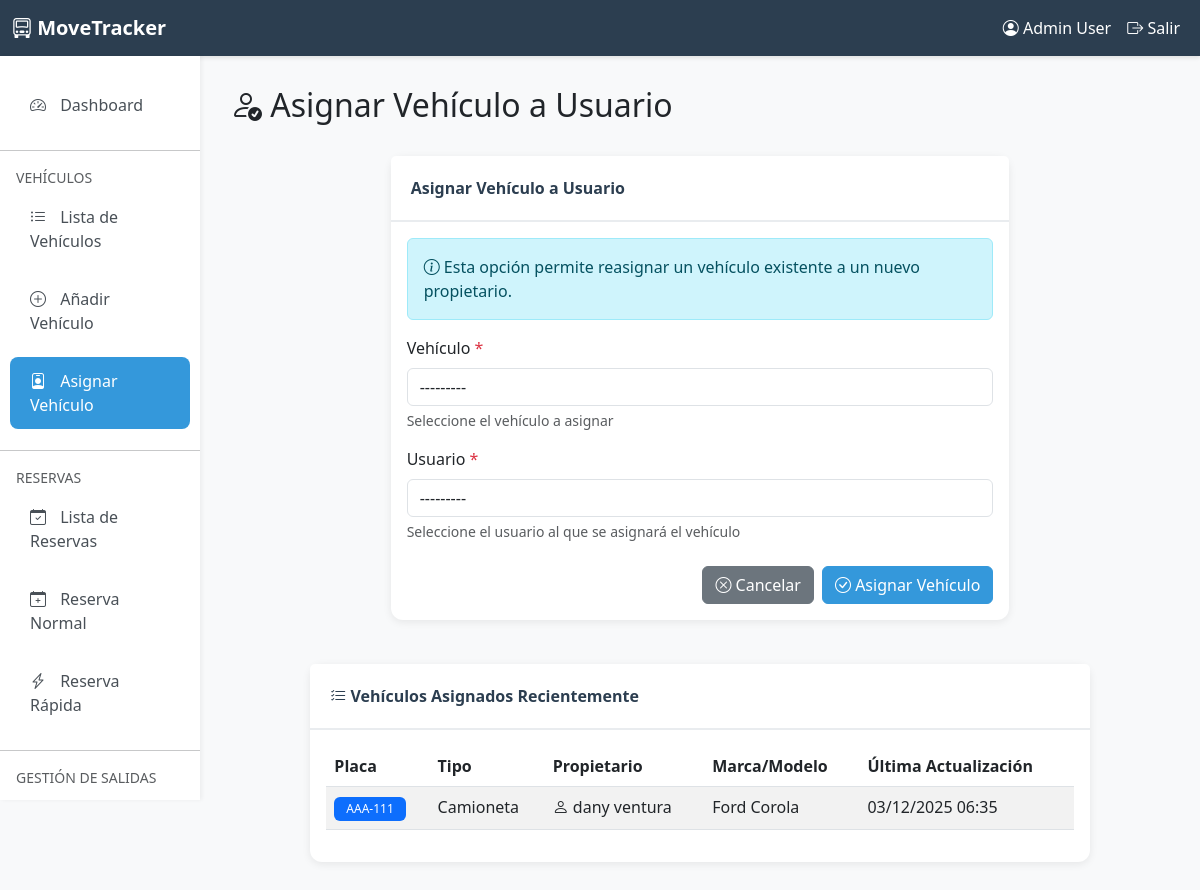
Page /parking/vehicles/assign/ (signed in) on the earlier database version.
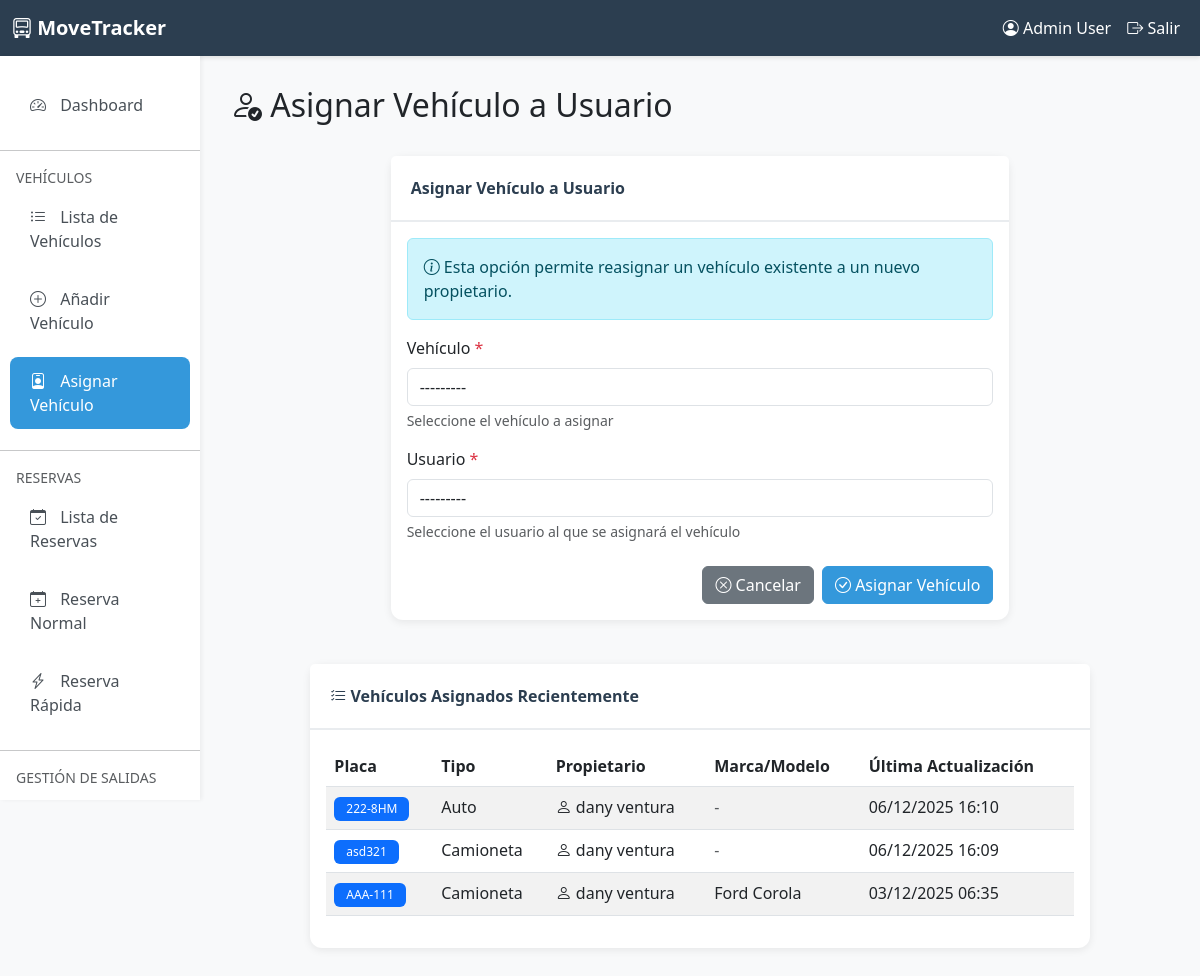
Same page on the later database version.
### parking/models.py (models this page shows, shortened)
class Vehicle(models.Model):
    owner = models.ForeignKey(
        User,
        on_delete=models.CASCADE,
        related_name='vehicles',
        verbose_name='Propietario',
        null=True,
        blank=True
    )
    vehicle_type = models.CharField(
        max_length=20,
        choices=VehicleType.choices,
        verbose_name='Tipo de Vehículo'
    )
    brand = models.CharField(
        max_length=50,
        null=True,
        blank=True,
        verbose_name='Marca',
        help_text='Marca del vehículo (opcional)'
    )
    model = models.CharField(
        max_length=50,
        null=True,
        blank=True,
        verbose_name='Modelo',
        help_text='Modelo del vehículo (opcional)'
    )
    year = models.PositiveIntegerField(
        null=True,
        blank=True,
        verbose_name='Año',
        validators=[MinValueValidator(1900), MaxValueValidator(2100)],
        help_text='Año de fabricación (opcional)'
    )
    color = models.CharField(max_length=30, verbose_name='Color')
    license_plate = models.CharField(
        max_length=20,
        unique=True,
        verbose_name='Placa',
        help_text='Número de placa del vehículo'
    )
    is_active = models.BooleanField(default=True, verbose_name='Activo')
    created_at = models.DateTimeField(auto_now_add=True, verbose_name='Fecha de Registro')
    updated_at = models.DateTimeField(auto_now=True, verbose_name='Última Actualización')
    registered_by = models.ForeignKey(
        User,
        on_delete=models.SET_NULL,
        null=True,
        related_name='registered_vehicles',
        verbose_name='Registrado por'
    )
    class Meta:
        verbose_name = 'Vehículo'
        verbose_name_plural = 'Vehículos'
        ordering = ['-created_at']
        indexes = [
            models.Index(fields=['license_plate']),
            models.Index(fields=['owner', 'is_active']),
        ]

### user/models.py (models this page shows)
class User(AbstractUser):
    dni = models.CharField(max_length=10, blank=True, null=True, verbose_name='DNI')
    phone = models.CharField(max_length=15, blank=True, null=True, verbose_name='Teléfono')
    class Meta:
        verbose_name = 'Usuario'
        verbose_name_plural = 'Usuarios'
        db_table = 'auth_user'
    def __str__(self):
        return self.username

### parking/views.py (the view)
# urls.py: path('vehicles/assign/', views.assign_vehicle, name='assign_vehicle'),
@login_required
@user_passes_test(is_admin_or_worker, login_url='user:login')
def assign_vehicle(request):
    if request.method == 'POST':
        form = AssignVehicleForm(request.POST)
        if form.is_valid():
            vehicle = form.cleaned_data['vehicle']
            user = form.cleaned_data['user']
            old_owner = vehicle.owner
            vehicle.owner = user
            vehicle.save()
            old_owner_name = (old_owner.get_full_name() or old_owner.username) if old_owner else "Sin propietario"
            messages.success(
                request,
                f'Vehículo {vehicle.license_plate} reasignado de {old_owner_name} a {user.get_full_name() or user.username}.'
            )
            return redirect('parking:vehicle_list')
        else:
            messages.error(request, 'Por favor corrija los errores del formulario.')
    else:
        form = AssignVehicleForm()
    assigned_vehicles = Vehicle.objects.filter(owner__isnull=False).select_related('owner').order_by('-updated_at')
    context = {
        'form': form,
        'title': 'Asignar Vehículo a Usuario',
        'submit_text': 'Asignar Vehículo',
        'assigned_vehicles': assigned_vehicles
    }
    return render(request, 'parking/assign_vehicle.html', context)

### parking/forms.py
class AssignVehicleForm(forms.Form):
    vehicle = forms.ModelChoiceField(
        queryset=Vehicle.objects.all(),
        label='Vehículo',
        widget=forms.Select(attrs={
            'class': 'form-control',
            'required': True
        }),
        help_text='Seleccione el vehículo a asignar'
    )
    user = forms.ModelChoiceField(
        queryset=User.objects.filter(is_active=True),
        label='Usuario',
        widget=forms.Select(attrs={
            'class': 'form-control',
            'required': True
        }),
        help_text='Seleccione el usuario al que se asignará el vehículo'
    )
    def __init__(self, *args, **kwargs):
        super().__init__(*args, **kwargs)
        self.fields['vehicle'].queryset = Vehicle.objects.select_related('owner').all()
        self.fields['vehicle'].label_from_instance = lambda obj: f"{obj.license_plate} - {obj.get_vehicle_type_display()} ({obj.owner.get_full_name() if obj.owner else 'Sin propietario'})"

### parking/templates/parking/assign_vehicle.html (shortened to what the changed rows need)
{% extends 'parking/base.html' %}
{% block content %}
<div class="row mb-4">
    <div class="col-12">
        <h2><i class="bi bi-person-check"></i> {{ title }}</h2>
    </div>
</div>
<div class="row">
    <div class="col-md-8 mx-auto">
        <div class="card">
            <div class="card-body">
                <form method="post" novalidate>
                    {% for field in form %}
                        <div class="mb-3">
                            <label for="{{ field.id_for_label }}" class="form-label">
                                {{ field.label }}
                                {% if field.field.required %}
                                    <span class="text-danger">*</span>
                                {% endif %}
                            </label>
                            {{ field }}
                            {% if field.help_text %}
                                <div class="form-text">{{ field.help_text }}</div>
                            {% endif %}
                        </div>
                    {% endfor %}
                </form>
            </div>
        </div>
    </div>
</div>
<div class="row mt-4">
    <div class="col-md-10 mx-auto">
        <div class="card">
            <div class="card-body">
                <div class="table-responsive">
                    <table class="table table-striped table-hover">
                        <thead>
                            <tr>
                                <th>Placa</th>
                                <th>Tipo</th>
                                <th>Propietario</th>
                                <th>Marca/Modelo</th>
                                <th>Última Actualización</th>
                            </tr>
                        </thead>
                        <tbody>
                            {% for vehicle in assigned_vehicles %}
                            <tr>
                                <td><span class="badge bg-primary">{{ vehicle.license_plate }}</span></td>
                                <td>{{ vehicle.get_vehicle_type_display }}</td>
                                <td>
                                    <i class="bi bi-person"></i>
                                    {{ vehicle.owner.get_full_name|default:vehicle.owner.username }}
                                </td>
                                <td>
                                    {% if vehicle.brand or vehicle.model %}
                                        {{ vehicle.brand }} {{ vehicle.model }}
                                    {% else %}
                                        <span class="text-muted">-</span>
                                    {% endif %}
                                </td>
                                <td>{{ vehicle.updated_at|date:"d/m/Y H:i" }}</td>
                            </tr>
                            {% empty %}
                            <tr>
                                <td colspan="5" class="text-center text-muted">
                                    No hay vehículos asignados registrados.
                                </td>
                            </tr>
                            {% endfor %}
                        </tbody>
                    </table>
                </div>
            </div>
        </div>
    </div>
</div>
{% endblock %}

Differences in the rows shown:
added Vehicle: license_plate "222-8HM", vehicle_type "Auto", owner.get_full_name "dany ventura", updated_at "06/12/2025 16:10"
added Vehicle: license_plate "asd321", vehicle_type "Camioneta", owner.get_full_name "dany ventura", updated_at "06/12/2025 16:09"
